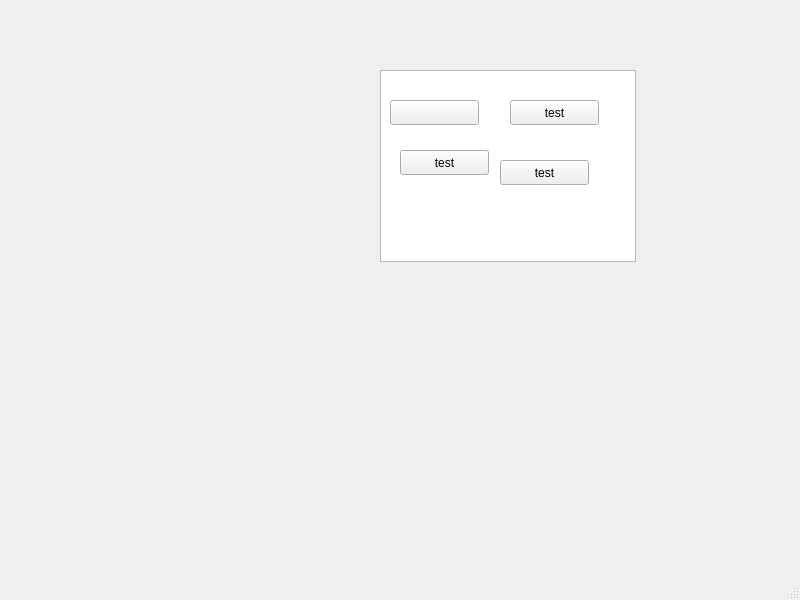
<?xml version="1.0" encoding="UTF-8"?>
<ui version="4.0">
 <class>MainWindow</class>
 <widget class="QMainWindow" name="MainWindow">
  <property name="geometry">
   <rect>
    <x>0</x>
    <y>0</y>
    <width>800</width>
    <height>600</height>
   </rect>
  </property>
  <property name="windowTitle">
   <string>MainWindow</string>
  </property>
  <widget class="QWidget" name="centralwidget">
   <widget class="QWidget" name="verticalLayoutWidget">
    <property name="geometry">
     <rect>
      <x>140</x>
      <y>40</y>
      <width>160</width>
      <height>80</height>
     </rect>
    </property>
    <layout class="QVBoxLayout" name="verticalLayout"/>
   </widget>
   <widget class="QListView" name="listView">
    <property name="geometry">
     <rect>
      <x>380</x>
      <y>70</y>
      <width>256</width>
      <height>192</height>
     </rect>
    </property>
   </widget>
   <widget class="QPushButton" name="pushButton">
    <property name="geometry">
     <rect>
      <x>390</x>
      <y>100</y>
      <width>89</width>
      <height>25</height>
     </rect>
    </property>
    <property name="text">
     <string/>
    </property>
   </widget>
   <widget class="QPushButton" name="pushButton_2">
    <property name="geometry">
     <rect>
      <x>510</x>
      <y>100</y>
      <width>89</width>
      <height>25</height>
     </rect>
    </property>
    <property name="text">
     <string>test</string>
    </property>
   </widget>
   <widget class="QPushButton" name="pushButton_3">
    <property name="geometry">
     <rect>
      <x>400</x>
      <y>150</y>
      <width>89</width>
      <height>25</height>
     </rect>
    </property>
    <property name="text">
     <string>test</string>
    </property>
   </widget>
   <widget class="QPushButton" name="pushButton_4">
    <property name="geometry">
     <rect>
      <x>500</x>
      <y>160</y>
      <width>89</width>
      <height>25</height>
     </rect>
    </property>
    <property name="text">
     <string>test</string>
    </property>
   </widget>
  </widget>
  <widget class="QMenuBar" name="menubar">
   <property name="geometry">
    <rect>
     <x>0</x>
     <y>0</y>
     <width>800</width>
     <height>22</height>
    </rect>
   </property>
  </widget>
  <widget class="QStatusBar" name="statusbar"/>
 </widget>
 <resources/>
 <connections/>
</ui>
